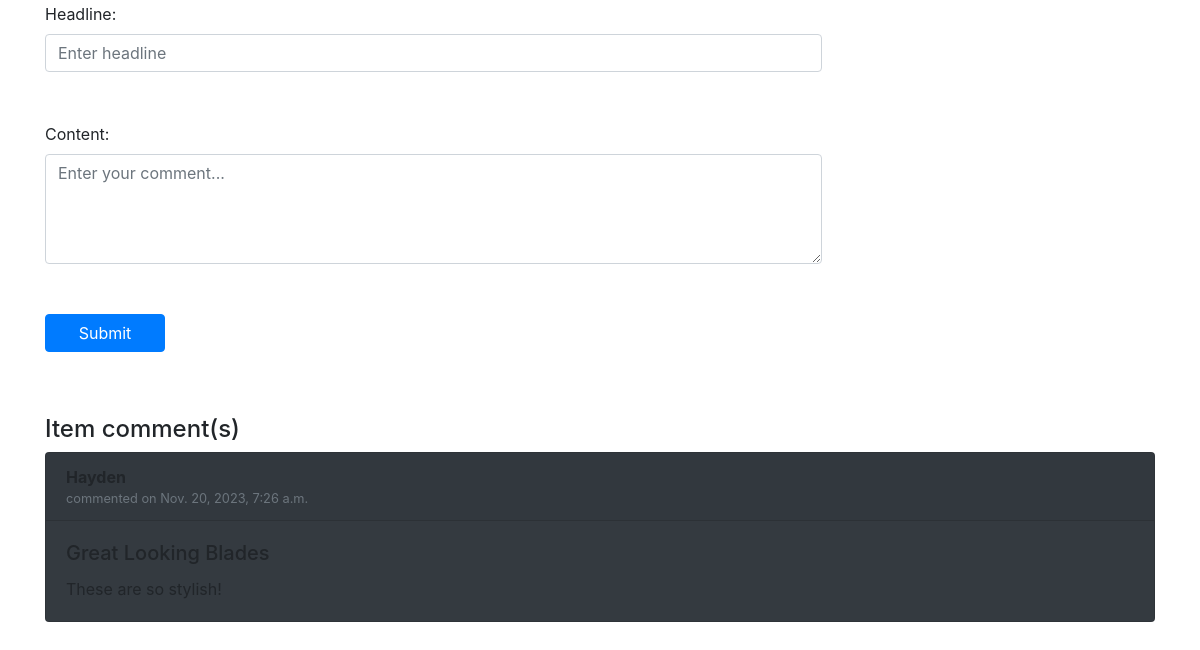
The app's page /listing/14 (signed in, lower part), older data.
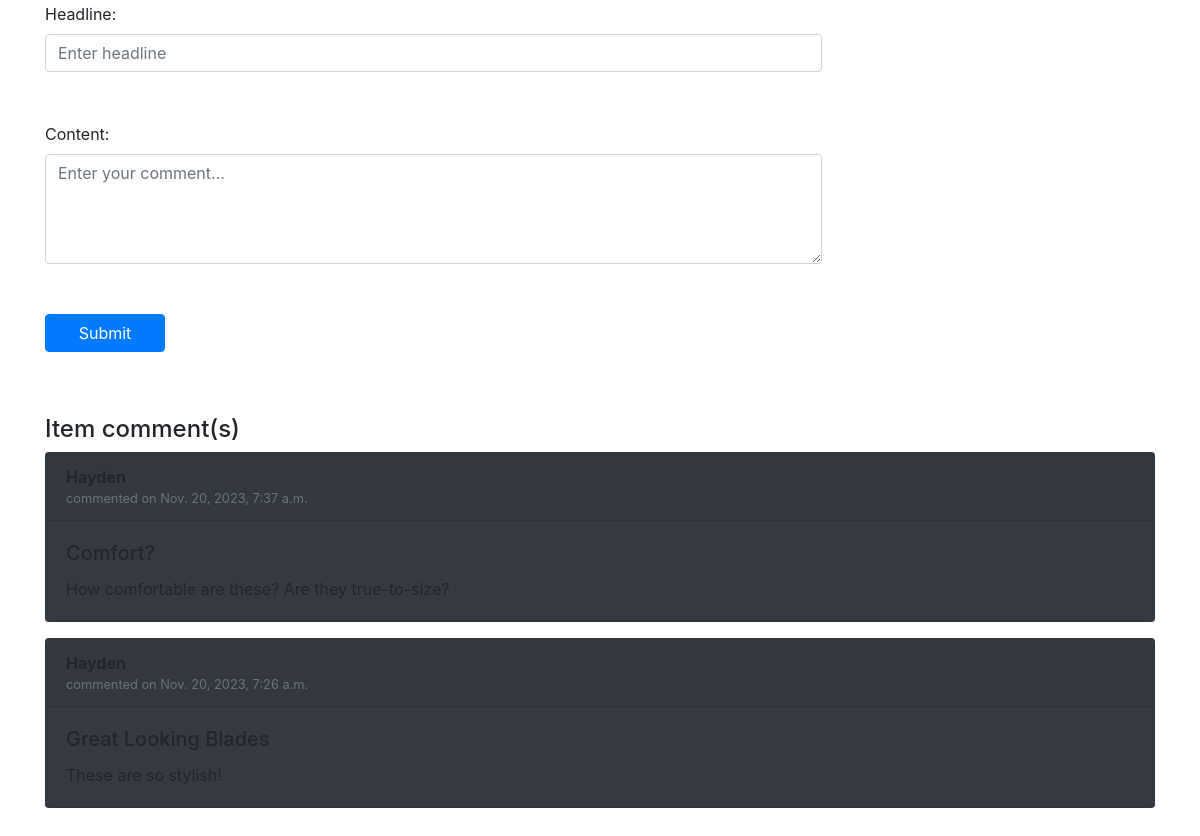
The same page, newer data.
### auctions/models.py (models this page shows, shortened)
class Comment(models.Model):
    user = models.ForeignKey(User, on_delete=models.CASCADE, related_name="user_comments")
    headline = models.CharField(max_length=64)
    message = models.TextField(blank=False)
    cm_date = models.DateTimeField(auto_now_add=True)
    auction = models.ForeignKey(Auction, on_delete=models.CASCADE, related_name="auction_comments")

class User(AbstractUser):
    pass

### auctions/views.py (the view, shortened to what this page needs)
# urls.py: path("listing/<int:auction_id>", views.listing, name="listing"),
def listing(request, auction_id):
    try:
        auction = Auction.objects.get(pk=auction_id)
    except Auction.DoesNotExist:
        return render(request, "auctions/error.html", {
            "code": 404,
            "message": "The auction does not exist."
        })
    watching = False
    highest_bidder = None
    if request.user.is_authenticated and Watchlist.objects.filter(user=request.user, auctions=auction):
        watching = True
    user = request.user
    bid_Num = Bid.objects.filter(auction=auction_id).count()
    comments = Comment.objects.filter(auction=auction_id).order_by("-cm_date")
    highest_bid = Bid.objects.filter(auction=auction_id).order_by("-bid_price").first()
    if request.method == "GET":
        form = NewBidForm()
        commentForm = NewCommentForm()
        if not auction.closed:
            return render(request, "auctions/listing.html", {
            "auction": auction,
            "form": form,
            "user": user,
            "bid_Num": bid_Num,
            "commentForm": commentForm,
            "comments": comments,
            "watching": watching
            })
    else:
        return render(request, "auctions/error.html", {
            "code": 405,
            "message": "The POST method is not allowed."
        })

### auctions/forms.py
class NewBidForm(ModelForm):
    class Meta:
        model = Bid
        fields = ["bid_price"]

class NewCommentForm(ModelForm):
    class Meta:
        model = Comment
        fields = ["headline", "message"]
        widgets = {
            "headline": forms.TextInput(
                attrs={
                        "placeholder": "Enter headline",
                        "class": "form-control"
                    }
            ),
            "message": forms.Textarea(
                attrs={
                        "placeholder": "Enter your comment...",
                        "class": "form-control",
                        "rows": 4
                    }
        )}

### auctions/templates/auctions/listing.html (shortened to what this page needs)
{% extends "auctions/layout.html" %}
{% load static %}
{% block body %}
    {% if user.is_authenticated %}
        <div class="container my-5" id="comment_block">
            <div data-auction-id="{{ auction.id }}" id="comment-section">
                <form id="comment-form" action="{% url 'comment' auction.id %}" method="post">
                    <div class="row">
                        <div class="col">
                            <div><label>Headline:</label></div>
                            <div>{{ commentForm.headline }}</div>
                        </div>
                    </div>
                    <div class="row">
                        <div class="col">
                            <div><label>Content:</label></div>
                            <div>{{ commentForm.message }}</div>
                        </div>
                    </div>
                    <div class="row">
                        <div class="col">
                            <button type="submit" id="comment_button" class="btn btn-primary" style="width: 120px">Submit</button>
                        </div>
                    </div>
                </form>
            </div>
        </div>
    {% endif %}
    <div class="container" id="comment_display">
        <h4>Item comment(s)</h4>
        {% if comments %}
            {% for comment in comments %}
                <div class="card bg-dark mb-3">
                    <div class="card-header">
                        <strong>{{ comment.user.username }} </strong>
                        <div class="text-muted small">
                            commented on {{ comment.cm_date }}
                        </div>
                    </div>
                    <div class="card-body">
                    <h5 class="card-title">{{ comment.headline }}</h5>
                    <p class="card-text"> {{ comment.message }}</p>
                    </div>
                </div>
            {% endfor %}
        {% else %}
            <p>No comments so far.</p>
        {% endif %}
    </div>
{% endblock %}

### auctions/templates/auctions/layout.html (shortened to what this page needs)
{% load static %}
<!DOCTYPE html>
<html lang="en">
    <head>
        <link rel="stylesheet" href="https://stackpath.bootstrapcdn.com/bootstrap/4.4.1/css/bootstrap.min.css"
>
        <link rel="stylesheet" href="https://cdn.simplecss.org/simple.css">
        <link rel="stylesheet" href="{% static 'auctions/uaa490styles.css' %}">
        <link href="https://cdnjs.cloudflare.com/ajax/libs/font-awesome/5.15.1/css/all.min.css" rel="stylesheet">
    </head>
    <body>
        {% block body %}
        {% endblock %}
    </body>
</html>

### auctions/static/auctions/uaa490styles.css (style rules this page uses)
body { grid-template-columns: 10% 80% 10%; margin: 10px; padding: 10px; }
.form-control { width: 70%; }
.row { display: flex; align-items: flex-start; margin-top: 20px; }
.col { flex: 1; padding: 15px; }

Row changes from the older to the newer data that the page shows:
added Comment: user.username "Hayden", cm_date "Nov. 20, 2023, 7:37 a.m.", headline "Comfort?", message "How comfortable are these? Are they true-to-size?"
